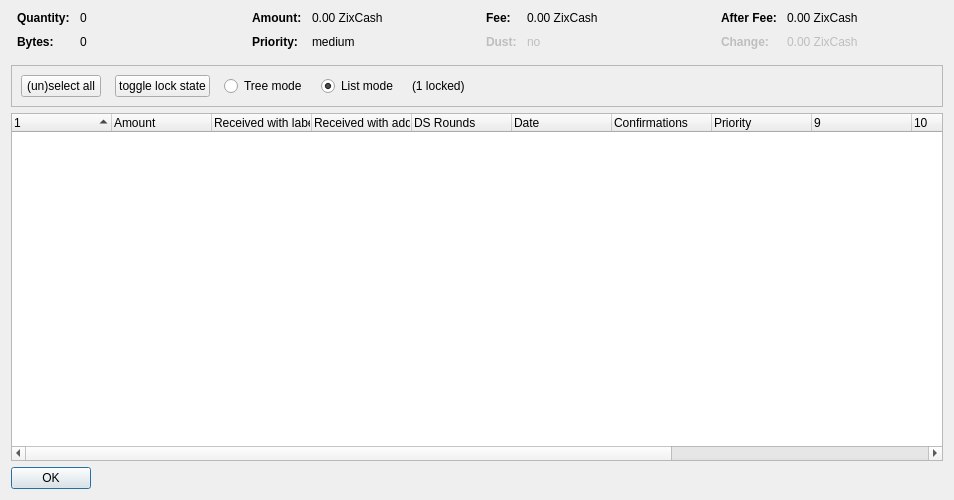
<?xml version="1.0" encoding="UTF-8"?>
<ui version="4.0">
 <class>CoinControlDialog</class>
 <widget class="QDialog" name="CoinControlDialog">
  <property name="geometry">
   <rect>
    <x>0</x>
    <y>0</y>
    <width>954</width>
    <height>500</height>
   </rect>
  </property>
  <property name="windowTitle">
   <string>Coin Selection</string>
  </property>
  <layout class="QVBoxLayout" name="verticalLayout">
   <item>
    <layout class="QHBoxLayout" name="horizontalLayoutTop" stretch="0,0,0,0">
     <property name="topMargin">
      <number>0</number>
     </property>
     <property name="bottomMargin">
      <number>10</number>
     </property>
     <item>
      <layout class="QFormLayout" name="formLayoutCoinControl1">
       <property name="horizontalSpacing">
        <number>10</number>
       </property>
       <property name="verticalSpacing">
        <number>10</number>
       </property>
       <property name="leftMargin">
        <number>6</number>
       </property>
       <property name="rightMargin">
        <number>6</number>
       </property>
       <item row="0" column="0">
        <widget class="QLabel" name="labelCoinControlQuantityText">
         <property name="font">
          <font>
           <weight>75</weight>
           <bold>true</bold>
          </font>
         </property>
         <property name="text">
          <string>Quantity:</string>
         </property>
        </widget>
       </item>
       <item row="0" column="1">
        <widget class="QLabel" name="labelCoinControlQuantity">
         <property name="cursor">
          <cursorShape>IBeamCursor</cursorShape>
         </property>
         <property name="contextMenuPolicy">
          <enum>Qt::ActionsContextMenu</enum>
         </property>
         <property name="text">
          <string notr="true">0</string>
         </property>
         <property name="textInteractionFlags">
          <set>Qt::LinksAccessibleByMouse|Qt::TextSelectableByKeyboard|Qt::TextSelectableByMouse</set>
         </property>
        </widget>
       </item>
       <item row="1" column="0">
        <widget class="QLabel" name="labelCoinControlBytesText">
         <property name="font">
          <font>
           <weight>75</weight>
           <bold>true</bold>
          </font>
         </property>
         <property name="text">
          <string>Bytes:</string>
         </property>
        </widget>
       </item>
       <item row="1" column="1">
        <widget class="QLabel" name="labelCoinControlBytes">
         <property name="cursor">
          <cursorShape>IBeamCursor</cursorShape>
         </property>
         <property name="contextMenuPolicy">
          <enum>Qt::ActionsContextMenu</enum>
         </property>
         <property name="text">
          <string notr="true">0</string>
         </property>
         <property name="textInteractionFlags">
          <set>Qt::LinksAccessibleByMouse|Qt::TextSelectableByKeyboard|Qt::TextSelectableByMouse</set>
         </property>
        </widget>
       </item>
      </layout>
     </item>
     <item>
      <layout class="QFormLayout" name="formLayoutCoinControl2">
       <property name="horizontalSpacing">
        <number>10</number>
       </property>
       <property name="verticalSpacing">
        <number>10</number>
       </property>
       <property name="leftMargin">
        <number>6</number>
       </property>
       <property name="rightMargin">
        <number>6</number>
       </property>
       <item row="0" column="0">
        <widget class="QLabel" name="labelCoinControlAmountText">
         <property name="font">
          <font>
           <weight>75</weight>
           <bold>true</bold>
          </font>
         </property>
         <property name="text">
          <string>Amount:</string>
         </property>
        </widget>
       </item>
       <item row="0" column="1">
        <widget class="QLabel" name="labelCoinControlAmount">
         <property name="cursor">
          <cursorShape>IBeamCursor</cursorShape>
         </property>
         <property name="contextMenuPolicy">
          <enum>Qt::ActionsContextMenu</enum>
         </property>
         <property name="text">
          <string notr="true">0.00 ZixCash</string>
         </property>
         <property name="textInteractionFlags">
          <set>Qt::LinksAccessibleByMouse|Qt::TextSelectableByKeyboard|Qt::TextSelectableByMouse</set>
         </property>
        </widget>
       </item>
       <item row="1" column="0">
        <widget class="QLabel" name="labelCoinControlPriorityText">
         <property name="font">
          <font>
           <weight>75</weight>
           <bold>true</bold>
          </font>
         </property>
         <property name="text">
          <string>Priority:</string>
         </property>
        </widget>
       </item>
       <item row="1" column="1">
        <widget class="QLabel" name="labelCoinControlPriority">
         <property name="cursor">
          <cursorShape>IBeamCursor</cursorShape>
         </property>
         <property name="contextMenuPolicy">
          <enum>Qt::ActionsContextMenu</enum>
         </property>
         <property name="text">
          <string>medium</string>
         </property>
         <property name="textInteractionFlags">
          <set>Qt::LinksAccessibleByMouse|Qt::TextSelectableByKeyboard|Qt::TextSelectableByMouse</set>
         </property>
        </widget>
       </item>
      </layout>
     </item>
     <item>
      <layout class="QFormLayout" name="formLayoutCoinControl3">
       <property name="horizontalSpacing">
        <number>10</number>
       </property>
       <property name="verticalSpacing">
        <number>10</number>
       </property>
       <property name="leftMargin">
        <number>6</number>
       </property>
       <property name="rightMargin">
        <number>6</number>
       </property>
       <item row="0" column="0">
        <widget class="QLabel" name="labelCoinControlFeeText">
         <property name="font">
          <font>
           <weight>75</weight>
           <bold>true</bold>
          </font>
         </property>
         <property name="text">
          <string>Fee:</string>
         </property>
        </widget>
       </item>
       <item row="0" column="1">
        <widget class="QLabel" name="labelCoinControlFee">
         <property name="cursor">
          <cursorShape>IBeamCursor</cursorShape>
         </property>
         <property name="contextMenuPolicy">
          <enum>Qt::ActionsContextMenu</enum>
         </property>
         <property name="text">
          <string notr="true">0.00 ZixCash</string>
         </property>
         <property name="textInteractionFlags">
          <set>Qt::LinksAccessibleByMouse|Qt::TextSelectableByKeyboard|Qt::TextSelectableByMouse</set>
         </property>
        </widget>
       </item>
       <item row="1" column="0">
        <widget class="QLabel" name="labelCoinControlLowOutputText">
         <property name="enabled">
          <bool>false</bool>
         </property>
         <property name="font">
          <font>
           <weight>75</weight>
           <bold>true</bold>
          </font>
         </property>
         <property name="text">
          <string>Dust:</string>
         </property>
        </widget>
       </item>
       <item row="1" column="1">
        <widget class="QLabel" name="labelCoinControlLowOutput">
         <property name="enabled">
          <bool>false</bool>
         </property>
         <property name="cursor">
          <cursorShape>IBeamCursor</cursorShape>
         </property>
         <property name="contextMenuPolicy">
          <enum>Qt::ActionsContextMenu</enum>
         </property>
         <property name="text">
          <string>no</string>
         </property>
         <property name="textInteractionFlags">
          <set>Qt::LinksAccessibleByMouse|Qt::TextSelectableByKeyboard|Qt::TextSelectableByMouse</set>
         </property>
        </widget>
       </item>
      </layout>
     </item>
     <item>
      <layout class="QFormLayout" name="formLayoutCoinControl4">
       <property name="horizontalSpacing">
        <number>10</number>
       </property>
       <property name="verticalSpacing">
        <number>10</number>
       </property>
       <property name="leftMargin">
        <number>6</number>
       </property>
       <property name="rightMargin">
        <number>6</number>
       </property>
       <item row="0" column="0">
        <widget class="QLabel" name="labelCoinControlAfterFeeText">
         <property name="font">
          <font>
           <weight>75</weight>
           <bold>true</bold>
          </font>
         </property>
         <property name="text">
          <string>After Fee:</string>
         </property>
        </widget>
       </item>
       <item row="0" column="1">
        <widget class="QLabel" name="labelCoinControlAfterFee">
         <property name="cursor">
          <cursorShape>IBeamCursor</cursorShape>
         </property>
         <property name="contextMenuPolicy">
          <enum>Qt::ActionsContextMenu</enum>
         </property>
         <property name="text">
          <string notr="true">0.00 ZixCash</string>
         </property>
         <property name="textInteractionFlags">
          <set>Qt::LinksAccessibleByMouse|Qt::TextSelectableByKeyboard|Qt::TextSelectableByMouse</set>
         </property>
        </widget>
       </item>
       <item row="1" column="0">
        <widget class="QLabel" name="labelCoinControlChangeText">
         <property name="enabled">
          <bool>false</bool>
         </property>
         <property name="font">
          <font>
           <weight>75</weight>
           <bold>true</bold>
          </font>
         </property>
         <property name="text">
          <string>Change:</string>
         </property>
        </widget>
       </item>
       <item row="1" column="1">
        <widget class="QLabel" name="labelCoinControlChange">
         <property name="enabled">
          <bool>false</bool>
         </property>
         <property name="cursor">
          <cursorShape>IBeamCursor</cursorShape>
         </property>
         <property name="contextMenuPolicy">
          <enum>Qt::ActionsContextMenu</enum>
         </property>
         <property name="text">
          <string notr="true">0.00 ZixCash</string>
         </property>
         <property name="textInteractionFlags">
          <set>Qt::LinksAccessibleByMouse|Qt::TextSelectableByKeyboard|Qt::TextSelectableByMouse</set>
         </property>
        </widget>
       </item>
      </layout>
     </item>
    </layout>
   </item>
   <item>
    <widget class="QFrame" name="frame">
     <property name="minimumSize">
      <size>
       <width>0</width>
       <height>40</height>
      </size>
     </property>
     <property name="frameShape">
      <enum>QFrame::StyledPanel</enum>
     </property>
     <property name="frameShadow">
      <enum>QFrame::Sunken</enum>
     </property>
     <layout class="QHBoxLayout" name="horizontalLayout">
      <item>
       <layout class="QHBoxLayout" name="horizontalLayoutPanel" stretch="0,0,0,0,0,0">
        <property name="spacing">
         <number>14</number>
        </property>
        <item>
         <widget class="QPushButton" name="pushButtonSelectAll">
          <property name="sizePolicy">
           <sizepolicy hsizetype="Maximum" vsizetype="Fixed">
            <horstretch>0</horstretch>
            <verstretch>0</verstretch>
           </sizepolicy>
          </property>
          <property name="text">
           <string>(un)select all</string>
          </property>
          <property name="autoDefault">
           <bool>false</bool>
          </property>
         </widget>
        </item>
        <item>
         <widget class="QPushButton" name="pushButtonToggleLock">
          <property name="sizePolicy">
           <sizepolicy hsizetype="Maximum" vsizetype="Fixed">
            <horstretch>0</horstretch>
            <verstretch>0</verstretch>
           </sizepolicy>
          </property>
          <property name="text">
           <string>toggle lock state</string>
          </property>
          <property name="autoDefault">
           <bool>false</bool>
          </property>
         </widget>
        </item>
        <item>
         <widget class="QRadioButton" name="radioTreeMode">
          <property name="sizePolicy">
           <sizepolicy hsizetype="Maximum" vsizetype="Fixed">
            <horstretch>0</horstretch>
            <verstretch>0</verstretch>
           </sizepolicy>
          </property>
          <property name="text">
           <string>Tree mode</string>
          </property>
         </widget>
        </item>
        <item>
         <widget class="QRadioButton" name="radioListMode">
          <property name="sizePolicy">
           <sizepolicy hsizetype="Maximum" vsizetype="Fixed">
            <horstretch>0</horstretch>
            <verstretch>0</verstretch>
           </sizepolicy>
          </property>
          <property name="text">
           <string>List mode</string>
          </property>
          <property name="checked">
           <bool>true</bool>
          </property>
         </widget>
        </item>
        <item>
         <widget class="QLabel" name="labelLocked">
          <property name="text">
           <string>(1 locked)</string>
          </property>
         </widget>
        </item>
        <item>
         <spacer name="horizontalSpacer">
          <property name="orientation">
           <enum>Qt::Horizontal</enum>
          </property>
          <property name="sizeHint" stdset="0">
           <size>
            <width>40</width>
            <height>20</height>
           </size>
          </property>
         </spacer>
        </item>
       </layout>
      </item>
     </layout>
    </widget>
   </item>
   <item>
    <widget class="CoinControlTreeWidget" name="treeWidget">
     <property name="contextMenuPolicy">
      <enum>Qt::CustomContextMenu</enum>
     </property>
     <property name="sortingEnabled">
      <bool>false</bool>
     </property>
     <property name="columnCount">
      <number>13</number>
     </property>
     <attribute name="headerShowSortIndicator" stdset="0">
      <bool>true</bool>
     </attribute>
     <attribute name="headerStretchLastSection">
      <bool>false</bool>
     </attribute>
     <column>
      <property name="text">
       <string/>
      </property>
     </column>
     <column>
      <property name="text">
       <string>Amount</string>
      </property>
     </column>
     <column>
      <property name="text">
       <string>Received with label</string>
      </property>
     </column>
     <column>
      <property name="text">
       <string>Received with address</string>
      </property>
     </column>
     <column>
      <property name="text">
       <string>DS Rounds</string>
      </property>
     </column>
     <column>
      <property name="text">
       <string>Date</string>
      </property>
     </column>
     <column>
      <property name="text">
       <string>Confirmations</string>
      </property>
      <property name="toolTip">
       <string>Confirmed</string>
      </property>
     </column>
     <column>
      <property name="text">
       <string>Priority</string>
      </property>
     </column>
     <column>
      <property name="text">
       <string/>
      </property>
     </column>
     <column>
      <property name="text">
       <string/>
      </property>
     </column>
     <column>
      <property name="text">
       <string/>
      </property>
     </column>
     <column>
      <property name="text">
       <string/>
      </property>
     </column>
     <column>
      <property name="text">
       <string/>
      </property>
     </column>
    </widget>
   </item>
   <item>
    <widget class="QDialogButtonBox" name="buttonBox">
     <property name="sizePolicy">
      <sizepolicy hsizetype="Maximum" vsizetype="Fixed">
       <horstretch>0</horstretch>
       <verstretch>0</verstretch>
      </sizepolicy>
     </property>
     <property name="orientation">
      <enum>Qt::Horizontal</enum>
     </property>
     <property name="standardButtons">
      <set>QDialogButtonBox::Ok</set>
     </property>
    </widget>
   </item>
  </layout>
 </widget>
 <customwidgets>
  <customwidget>
   <class>CoinControlTreeWidget</class>
   <extends>QTreeWidget</extends>
   <header>coincontroltreewidget.h</header>
  </customwidget>
 </customwidgets>
 <resources/>
 <connections/>
</ui>
